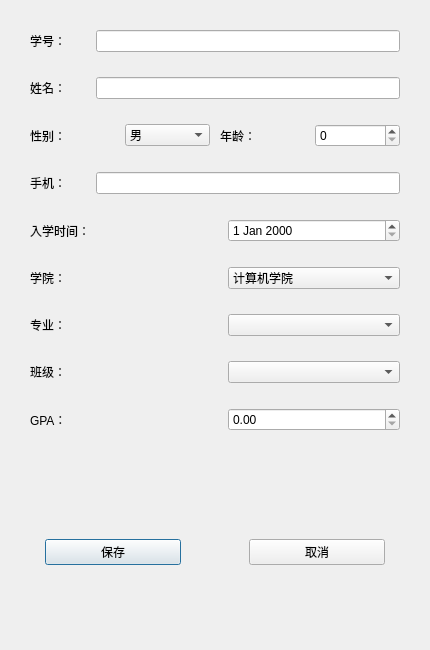
<?xml version="1.0" encoding="UTF-8"?>
<ui version="4.0">
 <class>AddStuDialog</class>
 <widget class="QDialog" name="AddStuDialog">
  <property name="geometry">
   <rect>
    <x>0</x>
    <y>0</y>
    <width>430</width>
    <height>650</height>
   </rect>
  </property>
  <property name="minimumSize">
   <size>
    <width>430</width>
    <height>650</height>
   </size>
  </property>
  <property name="maximumSize">
   <size>
    <width>430</width>
    <height>650</height>
   </size>
  </property>
  <property name="windowTitle">
   <string>学生信息</string>
  </property>
  <layout class="QVBoxLayout" name="verticalLayout">
   <property name="spacing">
    <number>25</number>
   </property>
   <property name="leftMargin">
    <number>30</number>
   </property>
   <property name="topMargin">
    <number>30</number>
   </property>
   <property name="rightMargin">
    <number>30</number>
   </property>
   <property name="bottomMargin">
    <number>0</number>
   </property>
   <item>
    <layout class="QHBoxLayout" name="horizontalLayout_10">
     <property name="spacing">
      <number>30</number>
     </property>
     <item>
      <widget class="QLabel" name="studentIDLabel">
       <property name="text">
        <string>学号：</string>
       </property>
      </widget>
     </item>
     <item>
      <widget class="QLineEdit" name="studentIDLineEdit">
       <property name="maxLength">
        <number>12</number>
       </property>
      </widget>
     </item>
    </layout>
   </item>
   <item>
    <layout class="QHBoxLayout" name="horizontalLayout_5">
     <property name="spacing">
      <number>30</number>
     </property>
     <item>
      <widget class="QLabel" name="nameLabel">
       <property name="text">
        <string>姓名：</string>
       </property>
      </widget>
     </item>
     <item>
      <widget class="QLineEdit" name="nameLineEdit">
       <property name="maxLength">
        <number>10</number>
       </property>
      </widget>
     </item>
    </layout>
   </item>
   <item>
    <layout class="QHBoxLayout" name="horizontalLayout_2">
     <property name="spacing">
      <number>10</number>
     </property>
     <item>
      <widget class="QLabel" name="label_2">
       <property name="text">
        <string>性别：</string>
       </property>
      </widget>
     </item>
     <item>
      <widget class="QComboBox" name="genderComboBox">
       <item>
        <property name="text">
         <string>男</string>
        </property>
       </item>
       <item>
        <property name="text">
         <string>女</string>
        </property>
       </item>
      </widget>
     </item>
     <item>
      <widget class="QLabel" name="ageLabel">
       <property name="text">
        <string>年龄：</string>
       </property>
      </widget>
     </item>
     <item>
      <widget class="QSpinBox" name="ageSpinBox"/>
     </item>
    </layout>
   </item>
   <item>
    <layout class="QHBoxLayout" name="horizontalLayout_3">
     <property name="spacing">
      <number>30</number>
     </property>
     <item>
      <widget class="QLabel" name="phoneLabel">
       <property name="text">
        <string>手机：</string>
       </property>
      </widget>
     </item>
     <item>
      <widget class="QLineEdit" name="phoneLineEdit">
       <property name="maxLength">
        <number>11</number>
       </property>
      </widget>
     </item>
    </layout>
   </item>
   <item>
    <layout class="QHBoxLayout" name="horizontalLayout_4">
     <item>
      <widget class="QLabel" name="enrollmentTimeLabel">
       <property name="text">
        <string>入学时间：</string>
       </property>
      </widget>
     </item>
     <item>
      <widget class="QDateEdit" name="dateEdit"/>
     </item>
    </layout>
   </item>
   <item>
    <layout class="QHBoxLayout" name="horizontalLayout_6">
     <property name="sizeConstraint">
      <enum>QLayout::SetDefaultConstraint</enum>
     </property>
     <item>
      <widget class="QLabel" name="academyLabel">
       <property name="text">
        <string>学院：</string>
       </property>
      </widget>
     </item>
     <item>
      <widget class="QComboBox" name="academyComboBox">
       <item>
        <property name="text">
         <string>计算机学院</string>
        </property>
       </item>
       <item>
        <property name="text">
         <string>外语学院</string>
        </property>
       </item>
       <item>
        <property name="text">
         <string>建筑学院</string>
        </property>
       </item>
       <item>
        <property name="text">
         <string>生命学院</string>
        </property>
       </item>
      </widget>
     </item>
    </layout>
   </item>
   <item>
    <layout class="QHBoxLayout" name="horizontalLayout_7">
     <item>
      <widget class="QLabel" name="specialityLabel">
       <property name="text">
        <string>专业：</string>
       </property>
      </widget>
     </item>
     <item>
      <widget class="QComboBox" name="specialityComboBox"/>
     </item>
    </layout>
   </item>
   <item>
    <layout class="QHBoxLayout" name="horizontalLayout_8">
     <item>
      <widget class="QLabel" name="classLabel">
       <property name="text">
        <string>班级：</string>
       </property>
      </widget>
     </item>
     <item>
      <widget class="QComboBox" name="classComboBox"/>
     </item>
    </layout>
   </item>
   <item>
    <layout class="QHBoxLayout" name="horizontalLayout_9">
     <item>
      <widget class="QLabel" name="GPALabel">
       <property name="text">
        <string>GPA：</string>
       </property>
      </widget>
     </item>
     <item>
      <widget class="QDoubleSpinBox" name="GPASpinBox">
       <property name="maximum">
        <double>4.000000000000000</double>
       </property>
       <property name="singleStep">
        <double>0.010000000000000</double>
       </property>
      </widget>
     </item>
    </layout>
   </item>
   <item>
    <widget class="QWidget" name="widget" native="true">
     <layout class="QHBoxLayout" name="horizontalLayout">
      <property name="leftMargin">
       <number>15</number>
      </property>
      <property name="topMargin">
       <number>6</number>
      </property>
      <property name="rightMargin">
       <number>15</number>
      </property>
      <property name="bottomMargin">
       <number>8</number>
      </property>
      <item>
       <widget class="QPushButton" name="saveBtn">
        <property name="text">
         <string>保存</string>
        </property>
       </widget>
      </item>
      <item>
       <spacer name="horizontalSpacer">
        <property name="orientation">
         <enum>Qt::Horizontal</enum>
        </property>
        <property name="sizeType">
         <enum>QSizePolicy::Minimum</enum>
        </property>
        <property name="sizeHint" stdset="0">
         <size>
          <width>62</width>
          <height>20</height>
         </size>
        </property>
       </spacer>
      </item>
      <item>
       <widget class="QPushButton" name="cancelBtn">
        <property name="text">
         <string>取消</string>
        </property>
       </widget>
      </item>
     </layout>
    </widget>
   </item>
  </layout>
 </widget>
 <tabstops>
  <tabstop>studentIDLineEdit</tabstop>
  <tabstop>nameLineEdit</tabstop>
  <tabstop>genderComboBox</tabstop>
  <tabstop>ageSpinBox</tabstop>
  <tabstop>phoneLineEdit</tabstop>
  <tabstop>dateEdit</tabstop>
  <tabstop>academyComboBox</tabstop>
  <tabstop>specialityComboBox</tabstop>
  <tabstop>classComboBox</tabstop>
  <tabstop>GPASpinBox</tabstop>
  <tabstop>saveBtn</tabstop>
  <tabstop>cancelBtn</tabstop>
 </tabstops>
 <resources/>
 <connections/>
</ui>
